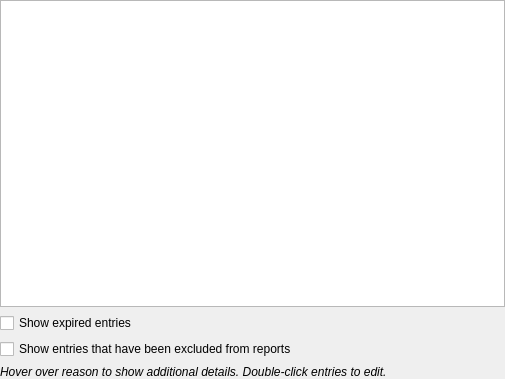
<?xml version="1.0" encoding="UTF-8"?>
<ui version="4.0">
 <class>ReportsWidgetHealthcheck</class>
 <widget class="QWidget" name="ReportsWidgetHealthcheck">
  <property name="geometry">
   <rect>
    <x>0</x>
    <y>0</y>
    <width>505</width>
    <height>379</height>
   </rect>
  </property>
  <layout class="QVBoxLayout" name="verticalLayout" stretch="0,0,0,0">
   <property name="leftMargin">
    <number>0</number>
   </property>
   <property name="topMargin">
    <number>0</number>
   </property>
   <property name="rightMargin">
    <number>0</number>
   </property>
   <property name="bottomMargin">
    <number>0</number>
   </property>
   <item>
    <widget class="QTableView" name="healthcheckTableView">
     <property name="contextMenuPolicy">
      <enum>Qt::CustomContextMenu</enum>
     </property>
     <property name="editTriggers">
      <set>QAbstractItemView::NoEditTriggers</set>
     </property>
     <property name="showDropIndicator" stdset="0">
      <bool>false</bool>
     </property>
     <property name="alternatingRowColors">
      <bool>true</bool>
     </property>
     <property name="selectionBehavior">
      <enum>QAbstractItemView::SelectRows</enum>
     </property>
     <property name="textElideMode">
      <enum>Qt::ElideMiddle</enum>
     </property>
     <property name="sortingEnabled">
      <bool>true</bool>
     </property>
     <attribute name="horizontalHeaderStretchLastSection">
      <bool>true</bool>
     </attribute>
     <attribute name="verticalHeaderVisible">
      <bool>false</bool>
     </attribute>
    </widget>
   </item>
   <item>
    <widget class="VaultCheckBox" name="showExpired">
     <property name="text">
      <string>Show expired entries</string>
     </property>
    </widget>
   </item>
   <item>
    <widget class="VaultCheckBox" name="showExcluded">
     <property name="text">
      <string>Show entries that have been excluded from reports</string>
     </property>
    </widget>
   </item>
   <item>
    <widget class="QLabel" name="tipLabel">
     <property name="font">
      <font>
       <italic>true</italic>
      </font>
     </property>
     <property name="text">
      <string>Hover over reason to show additional details. Double-click entries to edit.</string>
     </property>
    </widget>
   </item>
  </layout>
 </widget>
 <tabstops>
  <tabstop>healthcheckTableView</tabstop>
  <tabstop>showExcluded</tabstop>
 </tabstops>
 <customwidgets>
 <customwidget>
  <class>VaultCheckBox</class>
  <extends>QCheckBox</extends>
  <header>gui/vault/VaultControls.h</header>
 </customwidget>
 </customwidgets>
 <resources/>
 <connections/>
</ui>
